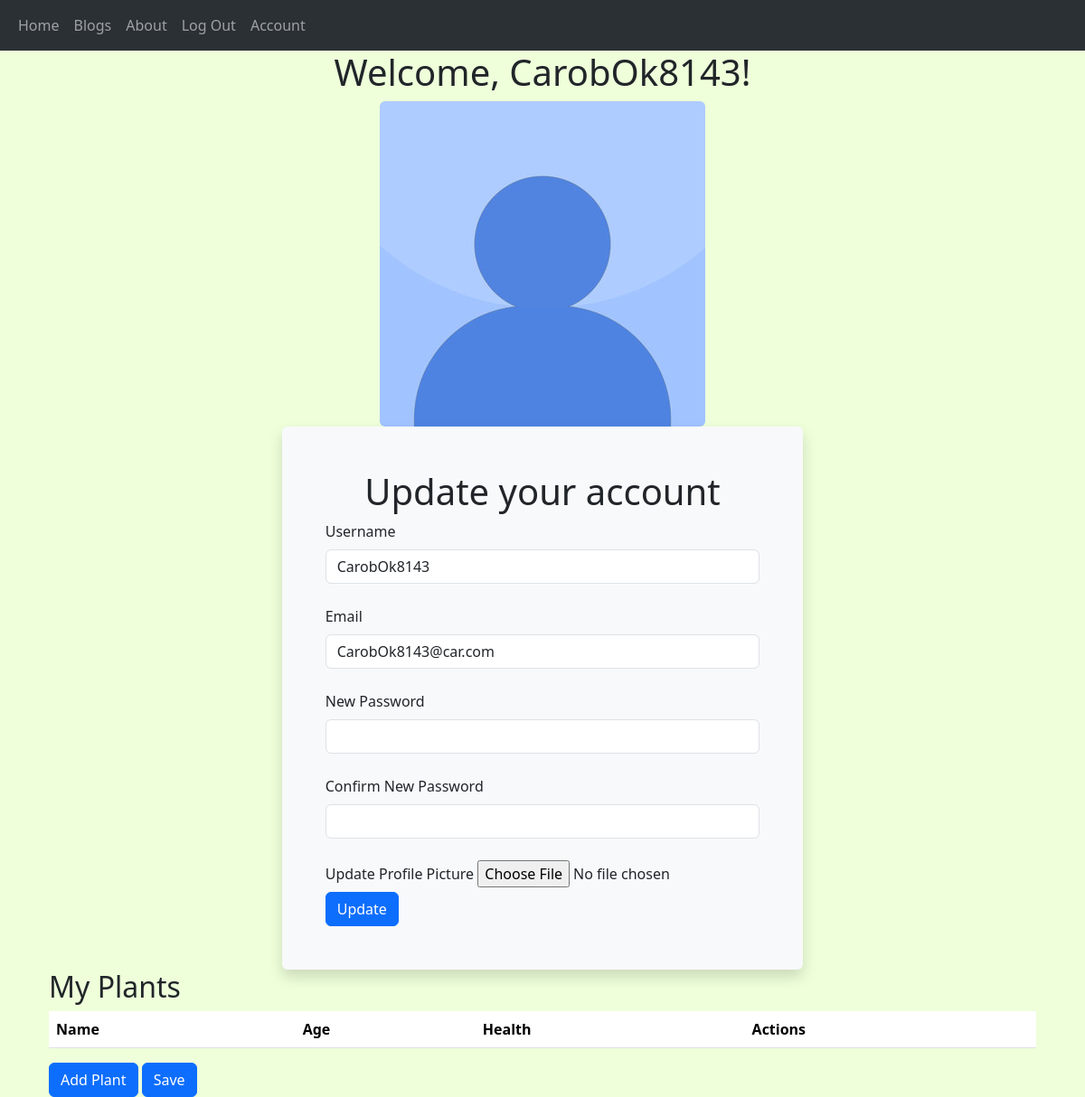
The app's page /account (signed in) with its own data.
### BloomBuddy/models.py (models this page shows, shortened)
class User(db.Model, UserMixin):
    __tablename__ = 'users'
    id = db.Column(db.Integer, primary_key=True)
    profile_image = db.Column(db.String(64), nullable=False, default='default_profile.png')
    email = db.Column(db.String(64), unique=True, index=True)
    username = db.Column(db.String(64), unique=True, index=True)
    password_hash = db.Column(db.String(128))
    posts = db.relationship('BlogPost', backref='author', lazy=True)
    is_admin = db.Column(db.Boolean, default=False)

### BloomBuddy/users/views.py (the view)
@users.route("/account", methods=['GET', 'POST'])
@login_required
def account():
    form = UpdateUserForm()
    plants = Plant.query.filter_by(user_id=current_user.id).all()
    users = None
    if current_user.is_admin:
        users = User.query.order_by(User.username).all()
    if form.validate_on_submit():
        if form.picture.data:
            username = current_user.username
            pic = add_profile_pic(form.picture.data, username)
            current_user.profile_image = pic
        current_user.username = form.username.data
        current_user.email = form.email.data
        if form.password.data:
            current_user.password_hash = generate_password_hash(form.password.data)
        db.session.commit()
        flash('User Account Updated')
        return redirect(url_for('users.account'))
    elif request.method == 'GET':
        form.username.data = current_user.username
        form.email.data = current_user.email
    profile_image = url_for('static', filename='profile_pics/' + current_user.profile_image)
    return render_template('account.html', profile_image=profile_image, form=form, plants=plants, users=users)

### BloomBuddy/users/forms.py (shortened to what this page needs)
class UpdateUserForm(FlaskForm):
    email = StringField('Email', validators=[DataRequired(), Email()])
    username = StringField('Username', validators=[DataRequired()])
    picture = FileField('Update Profile Picture', validators=[FileAllowed(['jpg', 'png'])])
    password = PasswordField('New Password',
                             validators=[Optional(), EqualTo('pass_confirm', message='Passwords must match!')])
    pass_confirm = PasswordField('Confirm New Password', validators=[Optional()])
    submit = SubmitField('Update')

### BloomBuddy/models.py (called while the page is built)
@login_manager.user_loader
def load_user(user_id):
    return User.query.get(user_id)

### BloomBuddy/templates/account.html (shortened to what this page needs)
{%extends "base.html"%}
{%block content%}
<div>
    <div align='center'>
        {% if current_user.is_admin %}
             <h1>Welcome, <span style="color: red;">{{current_user.username}}</span>!</h1></h1>
        {% else %}
            <h1>Welcome, {{current_user.username}}!</h1>
        {% endif %}
        <img align='center' class="rounded mx-auto d-block"
             src="{{url_for('static', filename='profile_pics/' + current_user.profile_image)}}">
    </div>
</div>
{% if not current_user.is_admin %}
<div class="container d-flex justify-content-center align-items-center vh-60">
    <div class="bg-light p-5 rounded shadow">
        <h1 class="text-center">Update your account</h1>
        <form method="POST" action="" enctype="multipart/form-data">
            <div class="form-group">
                {{ form.username.label(class="form-label")}}
                {{form.username(class='form-control') }}
            </div>
            <br>
            <div class="form-group">
                {{ form.email.label(class="form-label") }}
                {{form.email(class='form-control') }}
            </div>
            <br>
            <div class="form-group">
                {{ form.password.label(class="form-label")}}
                {{ form.password(class='form-control') }}
            </div>
            <br>
            <div class="form-group">
                {{ form.pass_confirm.label(class="form-label")}}
                {{ form.pass_confirm(class='form-control') }}
            </div>
            <br>
            <div class="form-group">
                {{ form.picture.label(class="form-label")}}
                {{ form.picture(class="form-control-file") }}
            </div>
            <div class="form-group">
                {{ form.submit(class="btn btn-primary") }}
            </div>
        </form>
    </div>
</div>
<div class="container">
    <h2>My Plants</h2>
    <table id="plants-table" class="table">
        <thead>
        <tr>
            <th>Name</th>
            <th>Age</th>
            <th>Health</th>
            <th>Actions</th>
        </tr>
        </thead>
    </table>
    <button id="add-plant" class="btn btn-primary">Add Plant</button>
    <button id="save-plant" class="btn btn-primary">Save</button>
</div>
{% endif %}
{%endblock content%}

### BloomBuddy/static/styles.css (style rules this page uses)
body { background-color: #EEFFDA !important; }

### records on screen
User: username "CarobOk8143", profile_image (placeholder picture), email "CarobOk8143@car.com"
